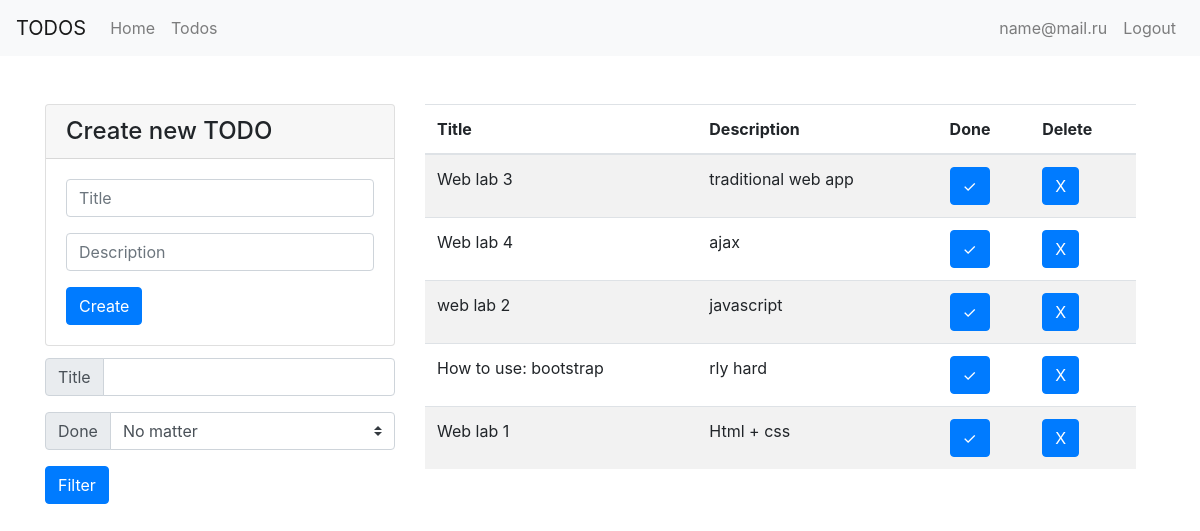
Page /todos (signed in) on the committed database.
### tables this page shows
CREATE TABLE users
(
    id       integer not null
        constraint users_pk
            primary key autoincrement,
    email    text    not null,
    password text    not null
);

CREATE TABLE todos
(
    id      integer
        constraint todos_pk
            primary key autoincrement,
    title   text    not null,
    description   text    not null,
    user_id integer not null
        references users
            on update cascade on delete cascade,
    done    integer default 0
);

### app/__init__.py (the view)
@app.route('/todos')
def todos():
    if "user_id" not in session:
        return redirect('/login')
    user = Storage.get_user_by_id(session["user_id"])
    todos = Storage.get_todos_by_user_id(user.id)
    return render_template('pages/todos.html', user=user, todos=todos)

### app/storage/__init__.py (called while the page is built)
    @staticmethod
    def get_user_by_id(id):
        user_data = db.execute('SELECT * FROM users WHERE id = ?', (id,)).fetchone()
        if user_data:
            return User(*user_data)
        else:
            return None

    @staticmethod
    def get_todos_by_user_id(user_id):
        rows = db.execute('SELECT * FROM todos WHERE user_id = ?', (user_id,)).fetchall()
        return [Todo(*row) for row in rows]

### app/templates/pages/todos.html (shortened to what this page needs)
{% extends "layouts/base.html" %}
{% block main %}
<div class="container">
    <div class="row">
      <div class="col-4" style="min-width: 30%;" >
        <section class="card card-default w-50 mx-auto" style="min-width: 100%;">
            <h4 class="card-header">Create new TODO</h4>
            <form action="/todos" method="POST" class="card-body" id="form-add-todo">
                <div class="form-group">
                    <input type="text" class="form-control" placeholder="Title" aria-label="Username" aria-describedby="basic-addon1" name="title" id="title-input">
                </div>
                <div class="form-group">
                    <input type="text" class="form-control" placeholder="Description" aria-label="Username" aria-describedby="basic-addon1" name="description" id="description-input">
                </div>
                <button type="submit" class="btn btn-primary">Create</button>
            </form>
        </section>
        <div style="margin-top: 12px;">
            <div class="input-group mb-3">
                <div class="input-group-prepend">
                    <label class="input-group-text" for="filterTitle">Title</label>
                </div>
                <input type="text" class="form-control" id="filterTitle">
            </div>
            <div class="input-group mb-3">
                <div class="input-group-prepend">
                    <label class="input-group-text" for="filterDone">Done</label>
                </div>
                <select class="custom-select" id="filterDone">
                    <option value="No matter" selected="selected">No matter</option>
                </select>
            </div>
            <button class="btn btn-primary" onclick="toFilter()">Filter</button>
        </div>
      </div>
      <div class="col-6"  style="min-width: 65%;">
        <div class="d-flex flex-wrap">
            <table class="table table-striped">
                <thead>
                  <tr>
                    <th scope="col">Title</th>
                    <th scope="col">Description</th>
                    <th scope="col">Done</th>
                    <th scope="col">Delete</th>
                  </tr>
                </thead>
                <tbody id="todos">
                {% for todo in todos %}
                    <tr id="todo{{todo.id}}">
                        <td style="overflow-wrap: break-word; max-width: 200px;">{{ todo.title }}</td>
                        <td style="overflow-wrap: break-word; max-width: 200px;">{{ todo.description }}</td>
                        <td>
                            <button type="submit" class="btn btn-primary" onclick="deleteTodo({{ todo.id }})">✓</button>
                        </td>
                        <td>
                            <button type="submit" class="btn btn-primary" onclick="deleteTodo({{ todo.id }})">X</button>
                        </td>
                    </tr>
                {% endfor %}
                </tbody>
            </table>
        </div>
      </div>
    </div>
</div>
{% endblock %}

### app/templates/layouts/base.html (shortened to what this page needs)
<!DOCTYPE html>
<head>
    <link rel="stylesheet" href="https://cdn.jsdelivr.net/npm/bootstrap@4.5.3/dist/css/bootstrap.min.css">
</head>
<body>
    <nav class="navbar navbar-expand-lg navbar-light bg-light">
        <a class="navbar-brand" href="#">TODOS</a>
        <ul class="navbar-nav mr-auto">
            <li class="nav-item">
                <a class="nav-link" href="/">Home</a>
            </li>
            {% if user %}
            <li class="nav-item">
                <a class="nav-link" href="/todos">Todos</a>
            </li>
            {% endif %}
        </ul>
        <ul class="navbar-nav ml-auto">
            {% if user %}
                <li class="nav-item">
                    <a class="nav-link" href="#"> {{ user.email }}</a>
                </li>
                <li class="nav-item">
                    <a class="nav-link" href="/logout">Logout</a>
                </li>
            {% endif %}
        </ul>
    </nav>
    <main class="containter mt-5">
        {% block main %}{% endblock %}
    </main>
</body>

### rows in the picture
users: email "name@mail.ru"
todos: title "Web lab 3", description "traditional web app"
todos: title "Web lab 4", description "ajax"
todos: title "web lab 2", description "javascript"
todos: title "How to use: bootstrap", description "rly hard"
todos: title "Web lab 1", description "Html + css"
